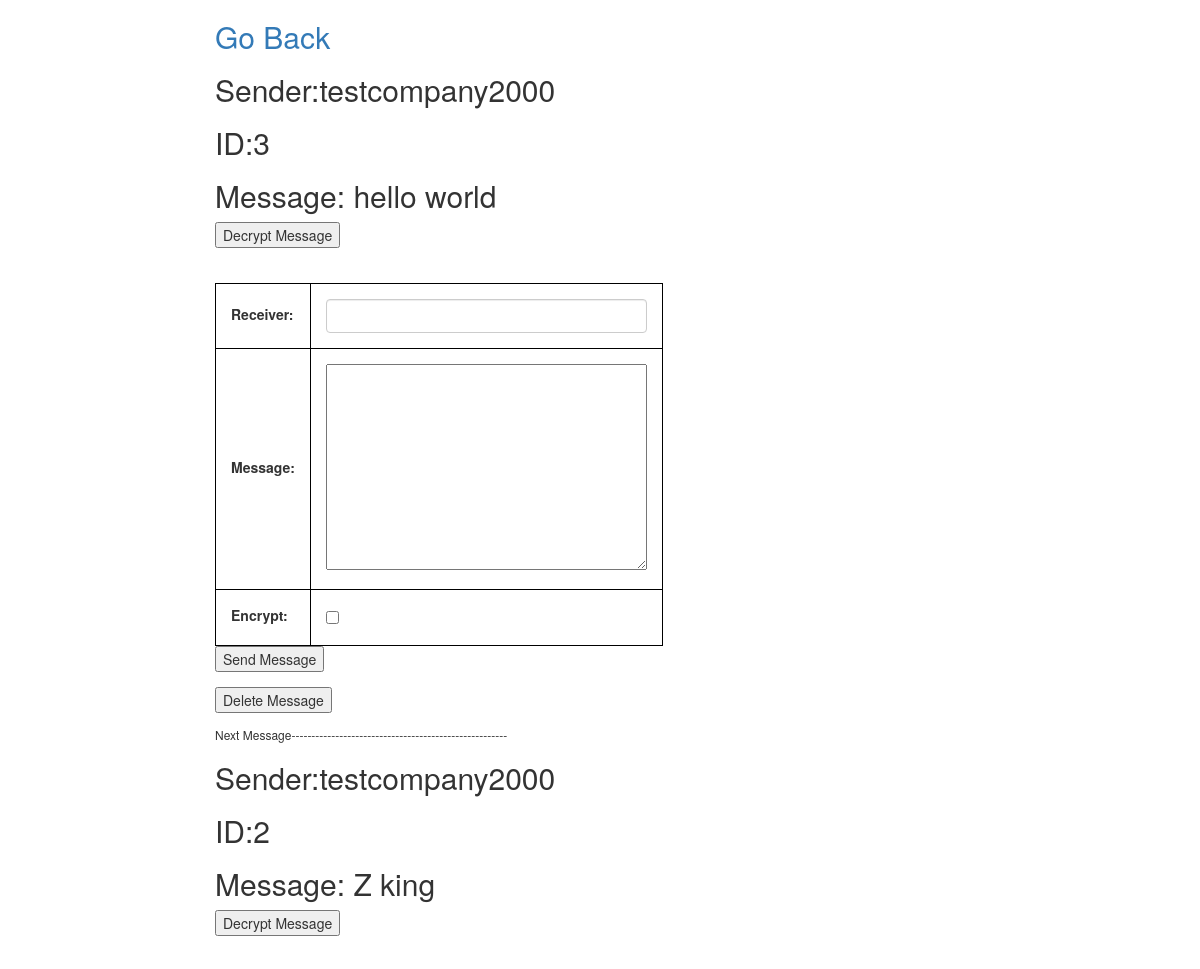
Before: /catalog/receivemessage/ (signed in, upper part) with the older database file.
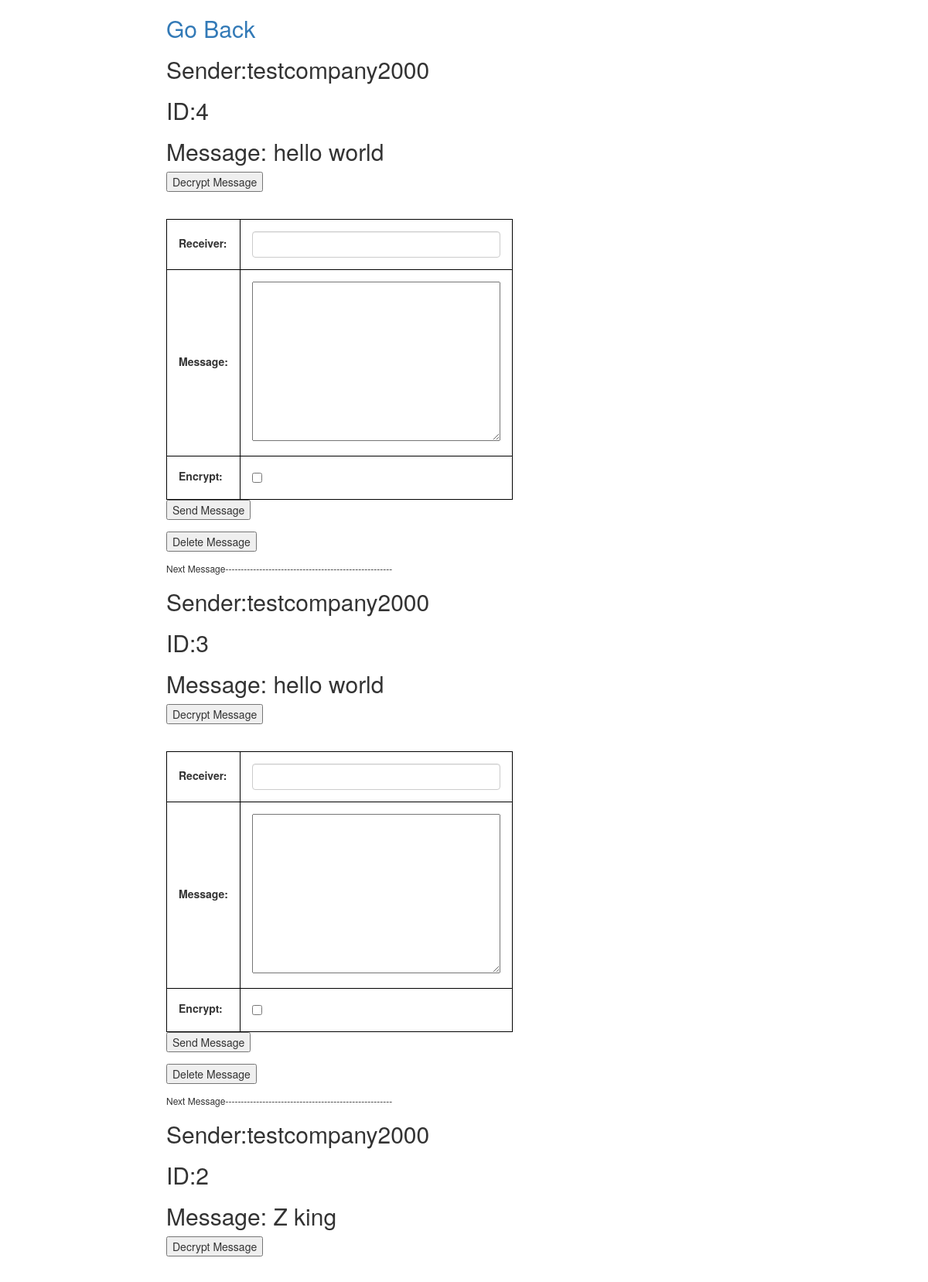
After: the same page with the newer database file.
### catalog/models.py (models this page shows)
class Message(models.Model):
    receiver = models.CharField(max_length= 30, help_text="Receiver",default="")
    sender = models.CharField(max_length=30, help_text="Sender",default="")
    message = models.CharField(max_length= 5000, help_text='message',default="")
    content=models.CharField(max_length= 500, help_text='message',default="")
    encrypt=models.BooleanField(default=False)

### catalog/views.py (the view, shortened to what this page needs)
def receive_message(request):
    messages = Message.objects.filter(receiver=request.user.username)
    return render(
            request,
            'receive_message.html',
            {'messages': messages,'form':MessageForm()}
        )

### catalog/forms.py
class MessageForm(forms.Form):
    receiver = forms.CharField(widget=forms.TextInput(attrs={'class': 'form-control', 'max_length': 255}))
    message = forms.CharField(widget=forms.Textarea)
    encrypt = forms.BooleanField(required=False)

### catalog/templates/receive_message.html (shortened to what this page needs)
{% extends "base_generic.html" %}
{% block content %}
<h2><a href={% url 'gohome' %}>Go Back</a></h2>
{% for message in messages reversed %}
<h2>Sender:{{message.sender}}</h2>
<h2>ID:{{message.id}}</h2>
{% if message.encrypt is not True %}
<h2>Message: {{message.message}}</h2>
{% endif %}
<form method = "POST" action ="." class = "form-group">{% csrf_token %}
  <input type="submit" value="Decrypt Message" id="message.id" name="decrypt-message" />
</form>
<br/>
<form method = "POST" action ="." class = "form-group">{% csrf_token %}
            <table>
            {{ form}}
            </table>
            <input type="submit" class = "submit" value="Send Message" name="send-message"/>
        </form>
<form method = "POST" action ="." class = "form-group">{% csrf_token %}
        <input type="submit" class = "submit" value="Delete Message" name = "delete-message" />
        </form>
<h6>Next Message------------------------------------------------------</h2>
{% endfor %}
{% endblock %}

Changed rows visible on the page:
added Message: sender "testcompany2000", id "4", message "hello world"
